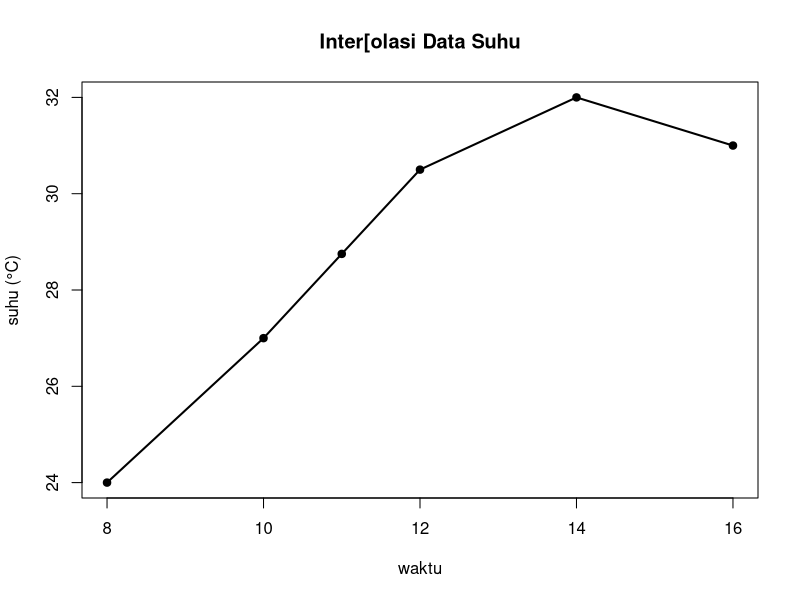

Write R code to recreate this figure.
x <- c(1, 2, 4, 5)
y <- c(2, 3, 5, 8)

approx(
  x,
  y,
  xout = 3
)

approx(
  x,
  y,
  xout = c(1.5, 2.5, 3, 3.5)
)


waktu <- c(8, 10, 12, 14, 16)

suhu <- c(
  24.0,
  27.0,
  30.5,
  32.0,
  31.0
)

approx(
  waktu,
  suhu,
  xout = 11
)


plot(
  waktu,
  suhu,
  pch = 19,
  xlab = "waktu",
  ylab = "suhu (°C)",
  main = "Inter[olasi Data Suhu"
)

x_grid <- seq(
  min(waktu),
  max(waktu),
  length.out = 300
)

y_grid <- approx(
  waktu,
  suhu,
  xout = x_grid
)$y

lines(
  x_grid,
  y_grid,
  lwd = 2
)

points(
  11,
  approx(
    waktu,
    suhu,
    xout = 11
  )$y,
  pch = 19
)
